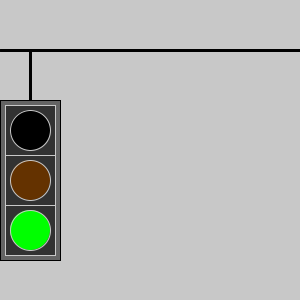
Frame 1 (no input)
Frame 60 (the mouse pressed at the canvas centre just before this capture): identical to frame 1, image omitted
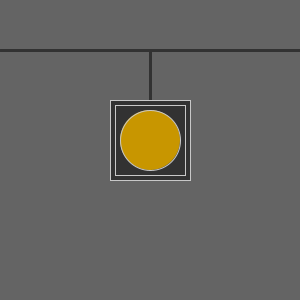
Frame 120 (the mouse held since frame 60 and released just before this capture)

The Processing sketch that drew these frames (run headless with seeded random() and noise(); from frame 60 on, the mouse is pressed at the canvas centre):

// Processing sketch: processing_35557
// ── processing_35557.pde

void setup() {
  size(300, 300);
}



void draw () {

  if (mousePressed == true) {   // caution light appears when sketch is clicked
    background (100);
    
    stroke(50); // caution light wire
    strokeWeight(3);
    line(0, 50, width, 50);
    line(150, 50, 150, 100);
    
    stroke(200);  //caution light frame
    strokeWeight(1);
    fill(50);
    rect(150-40, 100, 80, 80);
    rect(150-35, 105, 70, 70);
   
   //caution light...changes from black to yellow when mouse moves up and down
    fill(mouseY+50, mouseY, 0);  
    ellipse(150, 140, 60, 60);
  } 
  else {  //this is what happens when the mouse is not clicked


    background(200);
    stroke(0);
    strokeWeight(3); // stoplight wire
    line(0, 50, width, 50);

    line(mouseX+30, 100, mouseX+30, 50); //wire hanger...moves left to right with mouse

    strokeWeight(1); // stoplight frame...moves left to right with mouse
    stroke(0);
    fill(100);
    rect(mouseX, 100, 60, 160);
    stroke(200);
    fill(50);
    rect(mouseX+5, 105, 50, 50);
    rect(mouseX+5, 155, 50, 50);
    rect(mouseX+5, 205, 50, 50);

    fill(mouseX, 0, 0); // red light...fades from black to red as mouse moves left to right, respectively
    ellipse(mouseX+30, 130, 40, 40);
    fill(mouseX+100, mouseX+50, 0); //yellow light....fades from black to yellow as mouse moves left to right, respectively
    ellipse(mouseX+30, 180, 40, 40);
    fill(0, 255 -mouseX, 0); // green light...fades from green to black as mouse moves left to right, respectively
    ellipse(mouseX+30, 230, 40, 40);
  }
}
